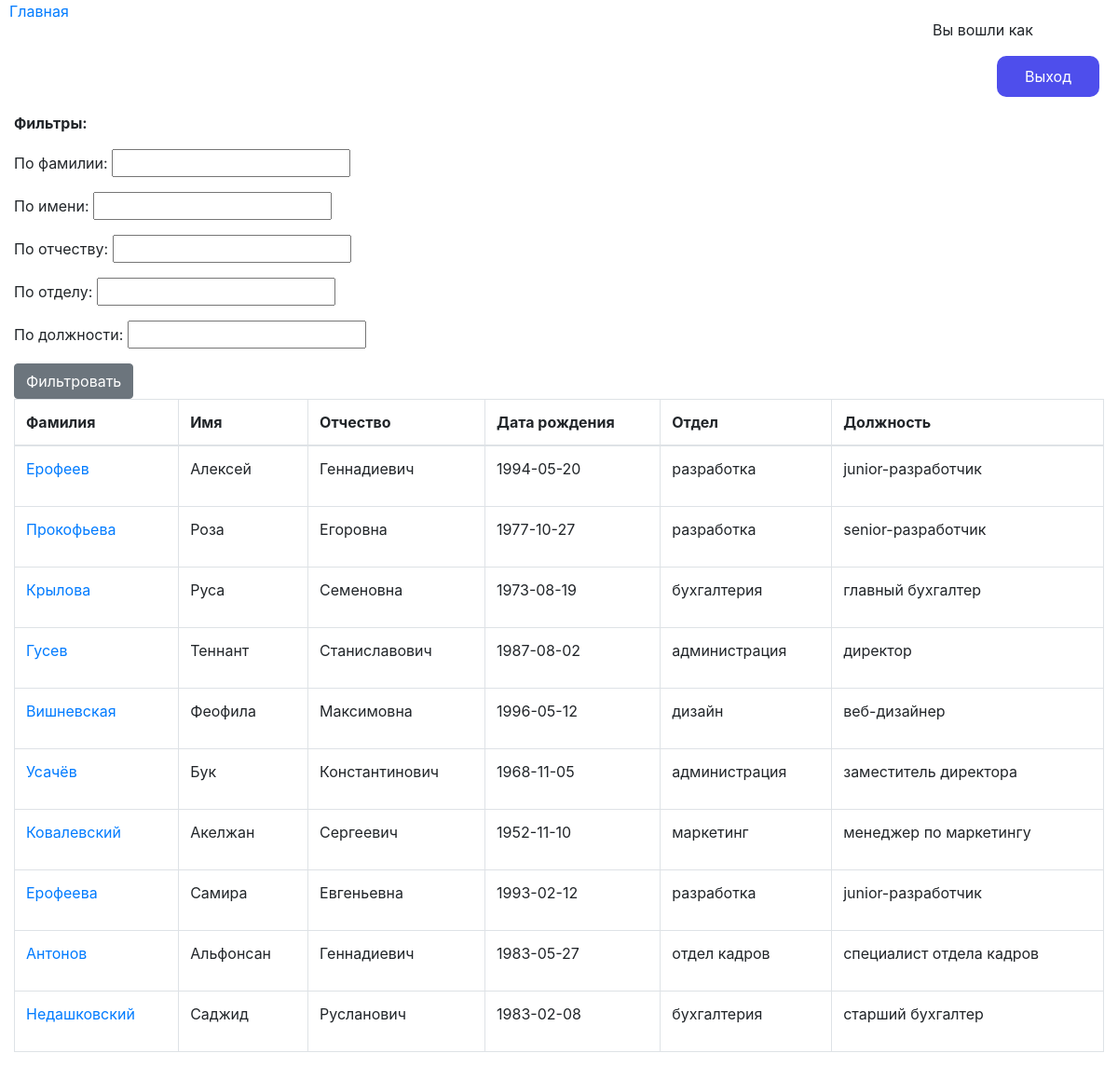
The page / (signed in) on the database its author committed.
### tables this page shows
CREATE TABLE `staffs` (
  `id` int NOT NULL,
  `surname` varchar(256) NOT NULL,
  `name` varchar(256) NOT NULL,
  `patronymic` varchar(256) NOT NULL,
  `date_of_birth` date NOT NULL,
  `place_of_birth` text NOT NULL,
  `sex` set('мужской','женский') NOT NULL,
  `nationality` varchar(256) NOT NULL,
  `home_address` text NOT NULL,
  `marital_status` set('не замужем','не женат','разведен','разведена','замужем','женат','состоит в гражданском браке') NOT NULL,
  `stay_abroad` set('был','не был') NOT NULL,
  `attitude_to_military_duty` set('военнообязанный','невоеннообязанный') NOT NULL,
  `awards` text,
  `department` varchar(256) NOT NULL,
  `post` varchar(256) NOT NULL,
  `date_of_entry` date NOT NULL,
  `experience` int UNSIGNED NOT NULL,
  `photo` text,
  `passport_series` int UNSIGNED NOT NULL,
  `passport_id` int UNSIGNED NOT NULL,
  `issued_by` text NOT NULL,
  `when_issued` date NOT NULL
);

### index.php (the view, shortened to what this page needs)
<?php
    $filter_surname = NULL;
    $filter_name = NULL;
    $filter_patronymic = NULL;
    $filter_department = NULL;
    $filter_post = NULL;
    if ($_POST == NULL) {
        function printStaff($filter_surname, $filter_name, $filter_patronymic, $filter_department, $filter_post) {
            global $mysqli;
            $sql = "SELECT * FROM staffs";
            $result = mysqli_query($mysqli, $sql);
            $staffs = mysqli_fetch_all($result, MYSQLI_ASSOC);
            return $staffs;
        }
    }
?>
<?php
    require_once("header.php");
?>
<?php
    $staffs = printStaff($filter_surname, $filter_name, $filter_patronymic, $filter_department, $filter_post);
?>
<?php
    if (isset($_SESSION['login']) && isset($_SESSION['password']) && $_SESSION['login'] != 'TradeUnion'){
    ?>
    <div class="container-fluid">
        <div class="filters">
            <form action="index.php" method="post">
                <p><b>Фильтры:</b></p>
                <p>По фамилии: <input type="text" id="filter_surname" name="filter_surname" value=""></p>
                <p>По имени: <input type="text" id="filter_name" name="filter_name" value=""></p>
                <p>По отчеству: <input type="text" id="filter_patronymic" name="filter_patronymic" value=""></p>
                <p>По отделу: <input type="text" id="filter_department" name="filter_department" value=""></p>
                <p>По должности: <input type="text" id="filter_post" name="filter_post" value=""></p>
                <button type="submit" class="btn btn-secondary">Фильтровать</button>
            </form>
        </div>
        <table class="table table-bordered">
            <thead>
                <tr>
                <th scope="col">Фамилия</th>
                <th scope="col">Имя</th>
                <th scope="col">Отчество</th>
                <th scope="col">Дата рождения</th>
                <th scope="col">Отдел</th>
                <th scope="col">Должность</th>
                </tr>
            </thead>
            <tbody>
                <?php foreach($staffs as $staff): ?>
                    <tr>
                        <td><p><a href="/staff.php?staff_id=<?=$staff['id']?>"><?=$staff['surname']?></a></p></td>
                        <td><p><?=$staff['name']?></p></td>
                        <td><p><?=$staff['patronymic']?></p></td>
                        <td><p><?=$staff['date_of_birth']?></p></td>
                        <td><p><?=$staff['department']?></p></td>
                        <td><p><?=$staff['post']?></p></td>
                    </tr>
                <?php endforeach; ?>
            </tbody>
        </table>
    </div>
    <?php }
?>
<?php
    require_once("footer.php");
?>

### header.php (shortened to what this page needs)
<!DOCTYPE html>
<html>
    <head>
        <link rel="stylesheet" type="text/css" href="css/styles.css">
        <link rel="stylesheet" href="https://stackpath.bootstrapcdn.com/bootstrap/4.4.1/css/bootstrap.min.css">
    </head>
    <body>
        <div id="header">
            <a href="/index.php">Главная</a>
            <div id="auth_block">
            <?php
                if(!isset($_SESSION['login']) && !isset($_SESSION['password'])){
            ?>
                    <div id="link_auth">
                        <a href="/form_auth.php">Авторизация</a>
                    </div>
            <?php
                }else{
            ?>
                    <p>Вы вошли как <?php
                                    ?></p>
                    <div id="link_logout">
                        <a href="/logout.php">Выход</a>
                    </div>
            <?php
                }
            ?>
            </div>
        </div>

### footer.php (shortened to what this page needs)
    </body>
</html>

### css/styles.css (style rules this page uses)
.filters input { width: auto !important; }
input { width: 80%; }
#header { padding-left: 10px; }
#auth_block { width: 290px; float: right; text-align: center; padding: 20px; }
#auth_block a { display: block; padding: 10px; border-radius: 10px; color: #fff; width: 110px; text-decoration: none; }
#link_auth, #link_logout { float: right; height: 40px; padding-bottom: 30px; }
#link_auth a, #link_logout a { background: #4e4eec; text-align: center; }

### rows shown on the page
staffs: surname "Ерофеев", name "Алексей", patronymic "Геннадиевич", date_of_birth "1994-05-20", department "разработка", post "junior-разработчик"
staffs: surname "Прокофьева", name "Роза", patronymic "Егоровна", date_of_birth "1977-10-27", department "разработка", post "senior-разработчик"
staffs: surname "Крылова", name "Руса", patronymic "Семеновна", date_of_birth "1973-08-19", department "бухгалтерия", post "главный бухгалтер"
staffs: surname "Гусев", name "Теннант", patronymic "Станиславович", date_of_birth "1987-08-02", department "администрация", post "директор"
staffs: surname "Вишневская", name "Феофила", patronymic "Максимовна", date_of_birth "1996-05-12", department "дизайн", post "веб-дизайнер"
staffs: surname "Усачёв", name "Бук", patronymic "Константинович", date_of_birth "1968-11-05", department "администрация", post "заместитель директора"
staffs: surname "Ковалевский", name "Акелжан", patronymic "Сергеевич", date_of_birth "1952-11-10", department "маркетинг", post "менеджер по маркетингу"
staffs: surname "Ерофеева", name "Самира", patronymic "Евгеньевна", date_of_birth "1993-02-12", department "разработка", post "junior-разработчик"
staffs: surname "Антонов", name "Альфонсан", patronymic "Геннадиевич", date_of_birth "1983-05-27", department "отдел кадров", post "специалист отдела кадров"
staffs: surname "Недашковский", name "Саджид", patronymic "Русланович", date_of_birth "1983-02-08", department "бухгалтерия", post "старший бухгалтер"
